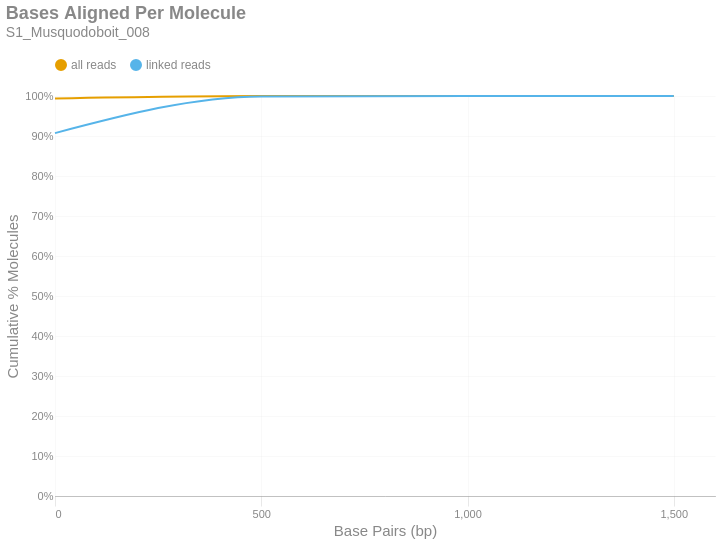

Notebook code for this chart:
### Markdown cell above
### Bases Aligned Per Molecule
This is a cumulative frequency distribution showing the number of base pairs aligned per unique molecule. These data are shown in 500 bp bins. There are two distributions: one with `all reads` (yellow) and another with only `linked reads` (blue). The percent of molecules in the `linked reads` distribution is relative to the total number of linked molecules.

### Code cell
if SKIPLR:
    print_html(f"Skipped")
else:
    binned_df = consolidated_hist(valids['aligned_bp'], mask, 500, True)
    with SafeRender(binned_df):
        (
            density_plot(binned_df, 'Bases Aligned Per Molecule', samplename, 'basesper')
            .encode(
                x=alt.X('bin:Q', title="Base Pairs (bp)").axis(tickMinStep=500).scale(padding=0),
                y=alt.Y('value:Q', title='Cumulative % Molecules')
                    .axis(format='%')
                    .scale(domain = [0,1])
                    .stack(False),
                color=alt.Color("key:N").scale(domain = ["all reads", "linked reads"]),
                tooltip = [
                    alt.Tooltip("key:N", title = "Data Type"),
                    alt.Tooltip("range_label:N", title="Bases Aligned Per Molecule"),
                    alt.Tooltip("value:Q", format = ".2%", title="% Molecules (Cum.)")
                ]
            )
        ).display()

### Figure 1 — Vega-Lite specification as saved in the notebook (floating-point values rounded to 4 significant figures)
{"width": "container", "height": 400, "config": {"title": {"anchor": "start", "dy": -15, "fontSize": 18, "color": "#888888", "subtitleColor": "#888888", "subtitleFontSize": 14}, "arc": {"fill": "#0072B2"}, "axis": {"domainColor": "#888888", "domainWidth": 0.5, "gridWidth": 0.2, "grid": false, "titleFontWeight": 400, "titleFontSize": 15, "labelFontSize": 11, "labelColor": "#888888", "tickColor": "#888888", "tickWidth": 0.2, "titleColor": "#888888"}, "axisBand": {"grid": false}, "axisX": {"grid": true, "tickSize": 10, "domainCap": "round"}, "axisY": {"domain": false, "grid": true, "tickSize": 0, "domainCap": "round"}, "background": "transparent", "header": {"labelFontSize": 15, "labelColor": "#888888", "titleFontSize": 15, "titleFontWeight": 600, "titleColor": "#888888"}, "legend": {"labelFont": "sans-serif", "labelFontSize": 12, "labelColor": "#888888", "symbolSize": 100, "symbolType": "circle", "titleFontSize": 12, "titlePadding": 10, "titleColor": "#888888", "title": null, "orient": "top"}, "range": {"category": ["#E69F00", "#56B4E9", "#009E73", "#F0E442", "#0072B2", "#D55E00", "#CC79A7", "#000000"], "diverging": ["#cfe8f3", "#a2d4ec", "#73bfe2", "#46abdb", "#1696d2", "#12719e"]}, "area": {"fill": "#0072B2", "fillOpacity": 0.7, "line": true, "strokeOpacity": 0.7}, "line": {"color": "#0072B2", "stroke": "#0072B2", "strokeWidth": 2}, "trail": {"color": "#0072B2", "stroke": "#0072B2", "strokeWidth": 0, "size": 1}, "point": {"filled": true, "fillOpacity": 1.0, "size": 95}, "text": {"color": "#888888", "fontSize": 11, "align": "right", "fontWeight": 400, "size": 11}, "bar": {"fill": "#0072B2", "stroke": null}, "view": {"stroke": null, "continuousWidth": 660, "continuousHeight": 400}}, "data": {"name": "data-e64235801bf4018647b8b7e3cac30671"}, "mark": {"type": "line", "interpolate": "monotone", "point": {"opacity": 0, "size": 275}}, "encoding": {"color": {"field": "key", "scale": {"domain": ["all reads", "linked reads"]}, "type": "nominal"}, "tooltip": [{"field": "key", "title": "Data Type", "type": "nominal"}, {"field": "range_label", "title": "Bases Aligned Per Molecule", "type": "nominal"}, {"field": "value", "format": ".2%", "title": "% Molecules (Cum.)", "type": "quantitative"}], "x": {"axis": {"tickMinStep": 500}, "field": "bin", "scale": {"padding": 0}, "title": "Base Pairs (bp)", "type": "quantitative"}, "y": {"axis": {"format": "%"}, "field": "value", "scale": {"domain": [0, 1]}, "stack": false, "title": "Cumulative % Molecules", "type": "quantitative"}}, "params": [{"name": "param_c36ac31b6afebe62", "select": {"type": "point", "fields": ["key"]}, "bind": "legend"}], "title": {"text": "Bases Aligned Per Molecule", "subtitle": "S1_Musquodoboit_008"}, "transform": [{"fold": ["all reads (cumsum)", "linked reads (cumsum)"]}, {"calculate": "replace(datum.key, ' (cumsum)', '')", "as": "key"}, {"filter": {"param": "param_c36ac31b6afebe62"}}], "usermeta": {"embedOptions": {"downloadFileName": "S1_Musquodoboit_008.basesper"}}, "$schema": "https://vega.github.io/schema/vega-lite/v6.1.0.json", "datasets": {"data-e64235801bf4018647b8b7e3cac30671": [{"bin": "0.0", "interval": "0.0-500.0", "all reads": 0.9939, "linked reads": 0.9072, "all reads (cumsum)": 0.9939, "linked reads (cumsum)": 0.9072, "range_label": "0-499"}, {"bin": "500.0", "interval": "500.0-1000.0", "all reads": 0.006034, "linked reads": 0.09159, "all reads (cumsum)": 0.9999, "linked reads (cumsum)": 0.9988, "range_label": "500-999"}, {"bin": "1000.0", "interval": "1000.0-1500.0", "all reads": 0.0001045, "linked reads": 0.001167, "all reads (cumsum)": 1.0, "linked reads (cumsum)": 1.0, "range_label": "1000-1499"}, {"bin": "1500.0", "interval": "1500.0-2000.0", "all reads": 1.641e-06, "linked reads": 9.265e-06, "all reads (cumsum)": 1.0, "linked reads (cumsum)": 1.0, "range_label": "1500-1999"}]}}
